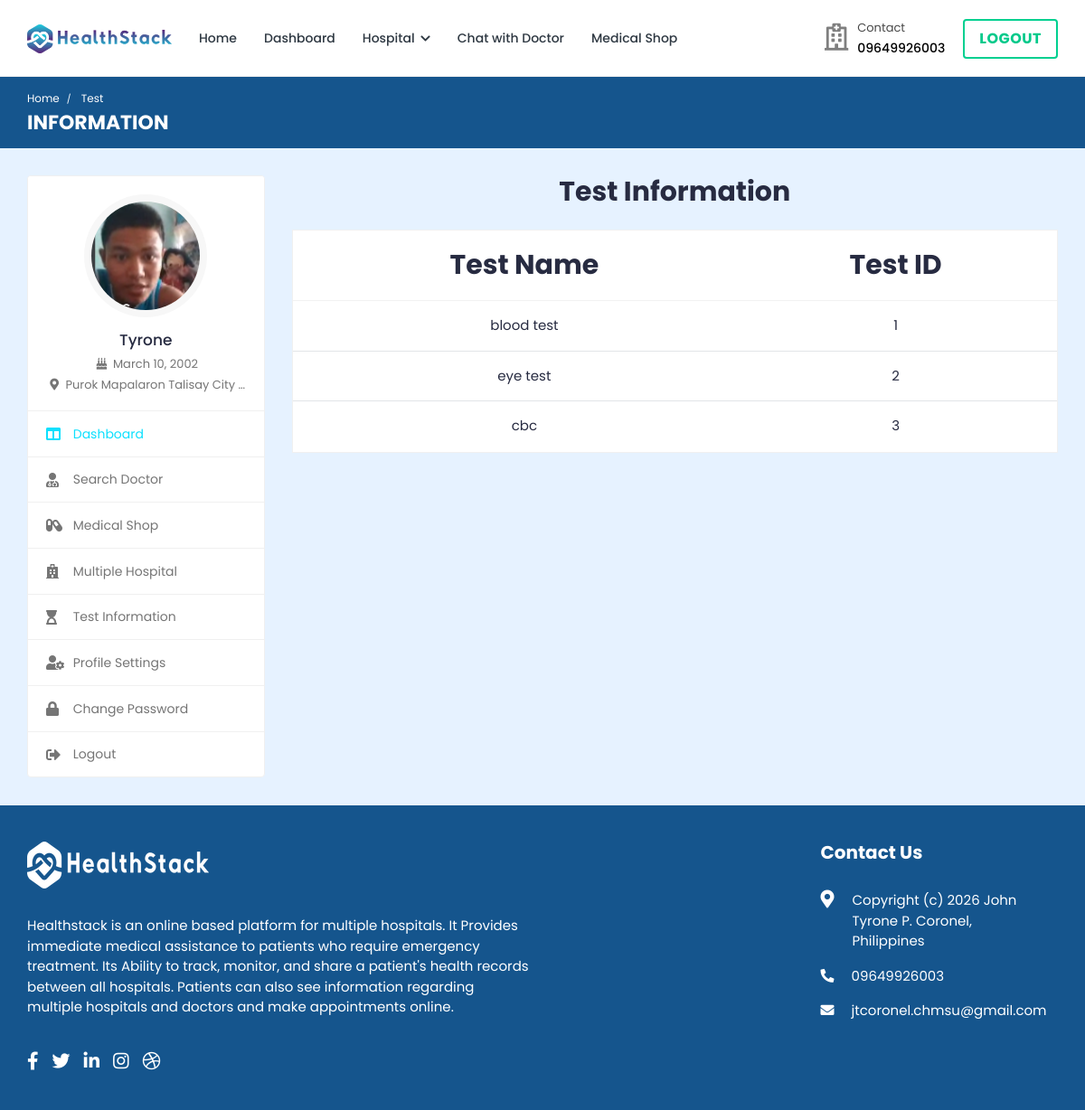
The page /doctor/doctor-test-list/ (signed in) on the database its author committed.
### hospital/models.py (models this page shows, shortened)
class Patient(models.Model):
    patient_id = models.AutoField(primary_key=True)
    user = models.OneToOneField(User, on_delete=models.CASCADE, null=True, blank=True, related_name='patient')
    name = models.CharField(max_length=200, null=True, blank=True)
    username = models.CharField(max_length=200, null=True, blank=True)
    age = models.IntegerField(null=True, blank=True)
    email = models.EmailField(max_length=200, null=True, blank=True)
    phone_number = models.IntegerField(null=True, blank=True)
    address = models.CharField(max_length=200, null=True, blank=True)
    featured_image = models.ImageField(upload_to='patients/', default='patients/user-default.png', null=True, blank=True)
    blood_group = models.CharField(max_length=200, null=True, blank=True)
    history = models.CharField(max_length=200, null=True, blank=True)
    dob = models.CharField(max_length=200, null=True, blank=True)
    nid = models.CharField(max_length=200, null=True, blank=True)
    serial_number = models.CharField(max_length=200, null=True, blank=True)
    login_status = models.CharField(max_length=200, null=True, blank=True, default="offline")

class User(AbstractUser):
    is_patient = models.BooleanField(default=False)
    is_doctor = models.BooleanField(default=False)
    is_hospital_admin = models.BooleanField(default=False)
    is_labworker = models.BooleanField(default=False)
    is_pharmacist = models.BooleanField(default=False)
    login_status = models.BooleanField(default=False)

### hospital_admin/models.py (models this page shows, shortened)
class Test_Information(models.Model):
    test_id = models.AutoField(primary_key=True)
    test_name = models.CharField(max_length=200, null=True, blank=True)
    test_price = models.CharField(max_length=200, null=True, blank=True)

### doctor/views.py (the view)
# urls.py: path('doctor-test-list/', views.doctor_test_list, name='doctor-test-list'),
@csrf_exempt
@login_required(login_url="login")
def doctor_test_list(request):
    if request.user.is_authenticated and request.user.is_doctor:
        doctor = Doctor_Information.objects.get(user=request.user)
        tests = Test_Information.objects.all
        context = {'doctor': doctor, 'tests': tests}
        return render(request, 'doctor-test-list.html', context)
    elif request.user.is_authenticated and request.user.is_patient:
        patient = Patient.objects.get(user=request.user)
        tests = Test_Information.objects.all
        context = {'patient': patient, 'tests': tests}
        return render(request, 'doctor-test-list.html', context)
    else:
        logout(request)
        messages.info(request, 'Not Authorized')
        return render(request, 'doctor-login.html')

### templates/doctor-test-list.html (shortened to what this page needs)
{% load static %}
<!DOCTYPE html>
<html lang="en">
  <head>
    <link
      rel="stylesheet"
      href="{% static 'HealthStack-System/css/Normal/bootstrap.min.css' %}"
    />
    <link
      rel="stylesheet"
      href="{% static 'HealthStack-System/plugins/Normal/fontawesome/css/fontawesome.min.css' %}"
    />
    <link
      rel="stylesheet"
      href="{% static 'HealthStack-System/plugins/Normal/fontawesome/css/all.min.css' %}"
    />
    <link
      rel="stylesheet"
      href="{% static 'HealthStack-System/css/Normal/style.css' %}"
    />
  </head>
  <body>
  {% if user.is_authenticated %}
    <div class="main-wrapper">
      <header class="header">
        {% if user.is_authenticated and user.is_patient %}
				{% include 'patient_navbar.html' %}
				{% endif %}
      </header>
      <div class="breadcrumb-bar">
        <div class="container-fluid">
          <div class="row align-items-center">
            <div class="col-md-12 col-12">
              <nav aria-label="breadcrumb" class="page-breadcrumb">
                <ol class="breadcrumb">
                  {% if user.is_authenticated and user.is_patient %}
									<li class="breadcrumb-item"><a href="{% url 'patient-dashboard' %}">Home</a></li>
									{% endif %}
                  <li class="breadcrumb-item active" aria-current="page">
                    Test
                  </li>
                </ol>
              </nav>
              <h2 class="breadcrumb-title">INFORMATION</h2>
            </div>
          </div>
        </div>
      </div>
      <div class="content">
        <div class="container-fluid">
          <div class="row">
            <div class="col-md-5 col-lg-4 col-xl-3 theiaStickySidebar">
              <div>
                {% if user.is_authenticated and user.is_patient %}
								{% include 'patient-sidebar.html' %}
								{% endif %}
              </div>
            </div>
            <div class="col-md-7 col-lg-8 col-xl-9">
              <div class="row">
                <div class="col-md-12">
                  <h2 class="mb-4 text-center"><b>Test Information</b></h2>
                  <div class="appointment-tab">
                      <div class="tab-pane" id="today-appointments">
                        <div class="card card-table mb-0">
                          <div class="card-body">
                            <div class="table-responsive">
                              <table
                                class="table table-hover table-center mb-0 text-center"
                              >
                                <thead style="font-size: 30px;">
                                  <tr>
                                    <th>Test Name</th>
                                    <th>Test ID</th>
                                  </tr>
                                </thead>
                                <tbody>
                                  {% for t in tests %}
                                  <tr>
                                    <td> {{t.test_name}}</td>
                                    <td>{{t.test_id}}</td>
                                  </tr>
                                  {% endfor %}
                                </tbody>
                              </table>
                            </div>
                          </div>
                        </div>
                      </div>
                    </div>
                  </div>
                </div>
              </div>
            </div>
          </div>
        </div>
      </div>
      {% include 'footer.html' %}
  {% else %}
  <p> You are not logged in </p>
  {% endif %}
  </body>
</html>

### templates/patient-sidebar.html
{% load static %}
    <div class="profile-sidebar">
      <div class="widget-profile pro-widget-content">
        <div class="profile-info-widget">
          <a href="#" class="booking-doc-img">
            <img
              src="{{ patient.featured_image.url }}"
              alt="User Image"
            />
          </a>
          <div class="profile-det-info">
            <h3>{{ patient.name|default:user.username }}</h3>
            <div class="patient-details">
              <h5>
                <i class="fas fa-birthday-cake"></i> {{ patient.dob|default:"Not set" }}
              </h5>
              <h5 class="mb-0">
                <i class="fas fa-map-marker-alt"></i>
                {{ patient.address|default:"Not set" }}
              </h5>
            </div>
          </div>
        </div>
      </div>
      <div class="dashboard-widget">
        <nav class="dashboard-menu sidebar">
          <ul>
            <li class="active">
              <a href="{% url 'patient-dashboard' %}">
                <i class="fas fa-columns"></i>
                <span>Dashboard</span>
              </a>
            </li>
            <li class="nav-item has-submenu">
              <a href="{% url 'search' %}">
                <i class="fas fa-user-md"></i>
                <span>Search Doctor</span>
              </a>
            </li>
            <li class="has-submenu">
              <a href="{% url 'pharmacy_shop' %}" class="nav-link">
                <i class="fas fa-capsules"></i>
                <span>Medical Shop</span>
              </a>
            </li>
            <li>
                <a href="{% url 'multiple-hospital' %}">
                  <i class="fas fa-hospital"></i>
                  <span>Multiple Hospital</span>
                </a>
            </li>
            <li>
              <a href="{% url 'doctor-test-list'%}" target="_blank">
                <i class="fas fa-hourglass-start"></i>
                <span>Test Information</span>
              </a>
            </li>
            <li>
              <a href="{% url 'profile-settings' %}">
                <i class="fas fa-user-cog"></i>
                <span>Profile Settings</span>
              </a>
            </li>
            <li>
              <a href="{% url 'change-password' pk=user.id%}">
                <i class="fas fa-lock"></i>
                <span>Change Password</span>
              </a>
            </li>
            <li>
              <a href="{% url 'logout' %}">
                <i class="fas fa-sign-out-alt"></i>
                <span>Logout</span>
              </a>
            </li>
          </ul>
        </nav>
      </div>
    </div>

### rows shown on the page
Patient: featured_image (picture), name "Tyrone", dob "March 10, 2002", address "Purok Mapalaron Talisay City…"
Test_Information: test_name "blood test", test_id "1"
Test_Information: test_name "eye test", test_id "2"
Test_Information: test_name "cbc", test_id "3"

### other values the page prints
{{ phone }} "9649926003"
